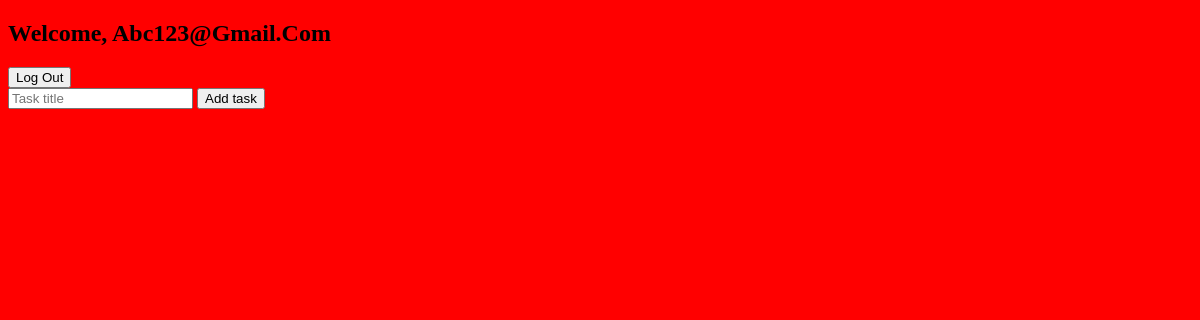
Page /welcome (signed in) on the earlier database version.
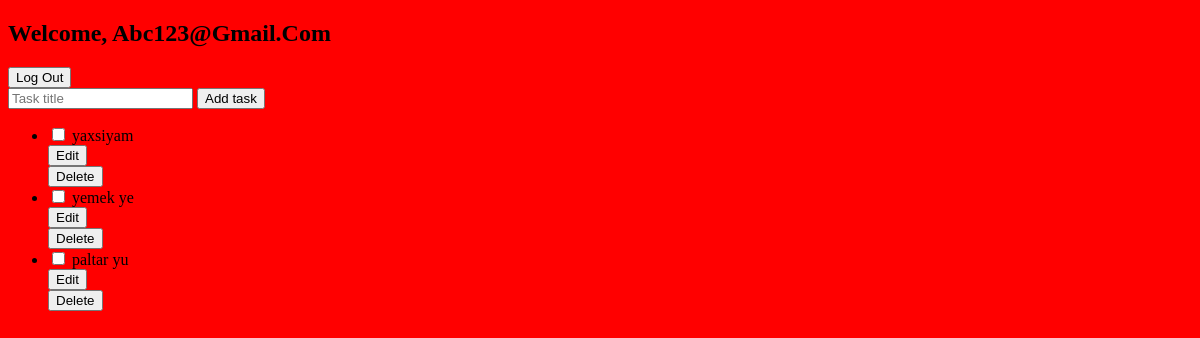
Same page on the later database version.
### ToDoAPI/models.py (models this page shows, shortened)
class Todo(models.Model):
    user = models.ForeignKey(User, on_delete=models.CASCADE)
    title = models.CharField(max_length=255)
    completed = models.BooleanField(default=False)
    created_at = models.DateTimeField(auto_now_add=True)

### ToDoAPI/views.py (the view)
# urls.py: path('welcome', views.welcome, name='welcome'),
@login_required
def welcome(request):
    if request.method == "POST":
        title = request.POST.get("title")
        Todo.objects.create(user=request.user, title=title)
        return redirect('/welcome')
    todos = Todo.objects.filter(user=request.user).order_by('-created_at')
    return render(request, 'ToDoAPI/welcome.html', {"todos" : todos})

### ToDoAPI/templates/ToDoAPI/welcome.html (shortened to what this page needs)
<!DOCTYPE html>
<html lang="en">
<head>
    {% load static %}
    <link rel="stylesheet" href="{% static 'ToDoAPI/style2.css' %}">
</head>
<body>
    <nav>
        <h1>Welcome, {{ request.user.username|title }}</h1>
        <a href="{% url 'logout' %}">
            <button>Log Out</button>
        </a>
    </nav>
    <form method="post">
        <input type="text" name="title" required placeholder="Task title">
        <button type="submit">Add task</button>
    </form>
    <ul>
        {% for todo in todos %}
        {% if todo.id == editing_id %}
            <li id="todo-{{ todo.id }}">
                <form method="post" action="{% url 'edit' todo.id %}">
                    {% csrf_token %}
                    <input value="{{ todo.title }}" name="new_todo" required>
                    <button type="submit">Save</button>
                </form>
                <a href="{% url 'welcome' %}">
                    <button>Cancel</button>
                </a>
            </li>
        {% else%}
        <li id="todo-{{ todo.id }}">
            <form method="post" action="{% url 'toggle' todo.id %}">
                <input type="checkbox" name="completed" onchange="this.form.submit();"
                >
                <span
                >
                    {{ todo.title }}
                </span>
            </form>
            <a href="{% url 'edit' todo.id %}">
                <button>Edit</button>
            </a>
            <form method="post" action="{% url 'delete' todo.id %}">
                <button type="submit" name="delete">Delete</button>
            </form>
        </li>
        {% endif %}
        {% endfor %}
    </ul>
</body>
</html>

### ToDoAPI/static/ToDoAPI/style2.css (style rules this page uses)
body { background-color: red; }

Differences in the rows shown:
added Todo: title "yaxsiyam"
added Todo: title "yemek ye"
added Todo: title "paltar yu"
